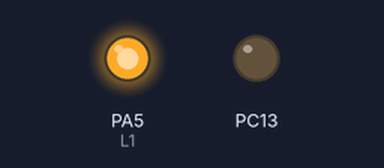
A sketch run on a simulated STM32 Blue Pill. Parts: output pins drawn as LEDs (lit = HIGH). What the sketch prints to the serial monitor is not drawn.

Above: at 0.35 s.
At 10.73 s:
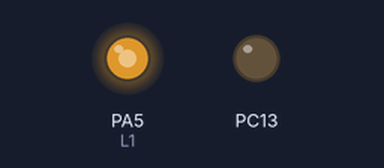
At 17.85 s:
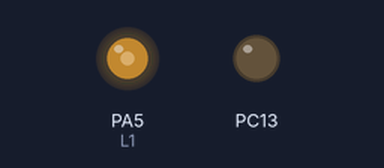
At 38.0 s:
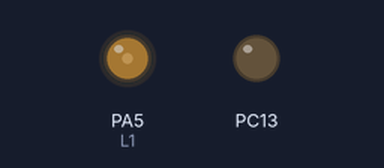
Timing chart, 0 to 40.0 s (numbered marks = the images above):
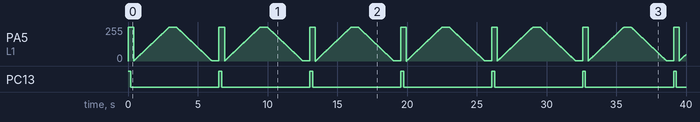

Measured:
- by itself, PC13: alternates HIGH for 0.20 s and LOW for 6.3 s

The sketch:

stm32-01.ino
```cpp
int L1 = 5;

void setup() {
  Serial.begin(9600);
  pinMode(PC13, OUTPUT);
  pinMode(L1, OUTPUT);
}

void loop() {
  digitalWrite(PC13, HIGH);
  digitalWrite(L1, HIGH);
  delay(200);
  digitalWrite(PC13, LOW);
  delay(200);
  Serial.println("Hello World");

  for (int x = 0; x < 255; x++) {
    analogWrite(L1, x);
    delay(10);
    Serial.println(x);
  }
  delay(500);
  for (int x = 255; x > 0; x--) {
    analogWrite(L1, x);
    delay(10);
    Serial.println(x);
  }
  delay(500);

}
```
